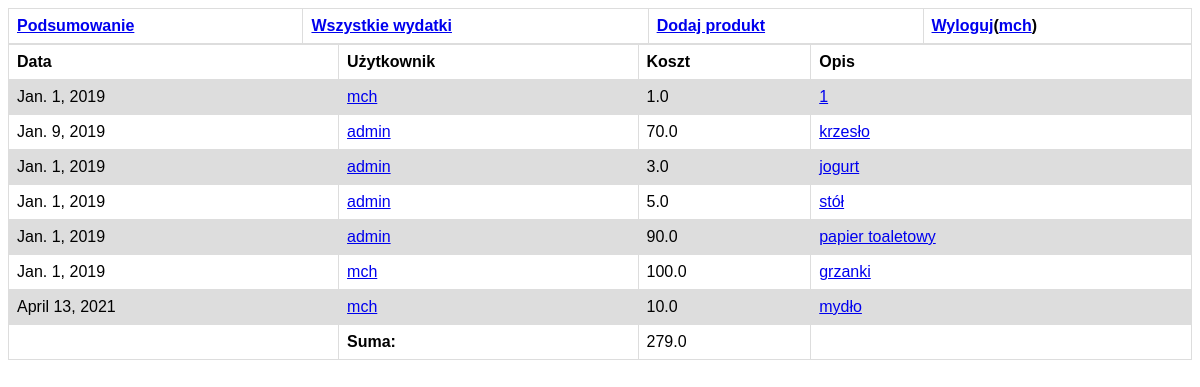
Screenshot of / (signed in) with the database file from the repository.
### rozliczenie/models.py (models this page shows, shortened)
class Expense(models.Model):
    description = models.CharField(max_length=200)
    price = models.FloatField()
    pub_date = models.DateField()
    user_id = models.ForeignKey(User, on_delete=models.CASCADE)

### rozliczenie/views.py (the view)
# urls.py: path('', views.expenses, name='expenses'),
def expenses(request):
    expense_list = Expense.objects.all()
    total = sum(expense.price for expense in expense_list)
    context = {'expense_list': expense_list, 'User': User, 'total': total}
    return render(request, 'index.html', context)

### rozliczenie/templates/index.html
{% extends 'base.html' %}
{% load static %}
{% block content %}
{% if expense_list %}
    <table>
        <tr>
            <th>Data</th>
            <th>Użytkownik</th>
            <th>Koszt</th>
            <th>Opis</th>
        </tr>
        {% for expense in expense_list %}
        <tr>
            <td>{{expense.pub_date}}</td>
            <td><a href="{% url 'user_detail' expense.user_id %}">{{expense.user_id}}</a></td>
            <td>{{expense.price}}</td>
            <td><a href="{% url 'expense_detail' expense.id %}">{{expense.description}}</a></td>
        </tr>
        {% endfor %}
        <tr>
            <td></td>
            <td><b>Suma:</b></td>
            <td>{{total}}</td>
            <td></td>
        </tr>
    </table>
{% endif %}
{% endblock %}

### rozliczenie/templates/base.html (shortened to what this page needs)
{% load static %}
<!DOCTYPE html>
<html lang="en">
<head>
    <link rel="stylesheet" type="text/css" href="{% static 'style.css' %}"/>
</head>
<body>
<table>
    <tr>
        <th><a href="{% url 'users' %}">Podsumowanie</a></th>
        <th><a href="{% url 'expenses' %}">Wszystkie wydatki</a></th>
        {% if user.is_authenticated %}
        <th><a href="{% url 'post_expense'%}">Dodaj produkt</a></th>
        <th><a href="{% url 'logout' %}">Wyloguj</a>(<a href="{% url 'user_detail' user.username %}">{{user.username}}</a>)</th>
        {% else %}
        <th><a href="{% url 'login' %}">Logowanie</a></th>
        {% endif %}
    </tr>
</table>
{% block content %}
{% endblock %}
</body>
</html>

### rozliczenie/static/style.css (style rules this page uses)
table { font-family: arial, sans-serif; border-collapse: collapse; width: 100%; }
td, th { border: 1px solid #dddddd; text-align: left; padding: 8px; }
tr:nth-child(even) { background-color: #dddddd; }

### rows the page displays
Expense: pub_date "Jan. 1, 2019", user_id "mch", price "1.0", description "1"
Expense: pub_date "Jan. 9, 2019", user_id "admin", price "70.0", description "krzesło"
Expense: pub_date "Jan. 1, 2019", user_id "admin", price "3.0", description "jogurt"
Expense: pub_date "Jan. 1, 2019", user_id "admin", price "5.0", description "stół"
Expense: pub_date "Jan. 1, 2019", user_id "admin", price "90.0", description "papier toaletowy"
Expense: pub_date "Jan. 1, 2019", user_id "mch", price "100.0", description "grzanki"
Expense: pub_date "April 13, 2021", user_id "mch", price "10.0", description "mydło"

### other values shown
{{ user.username }} "mch"
{{ total }} "279.0"
